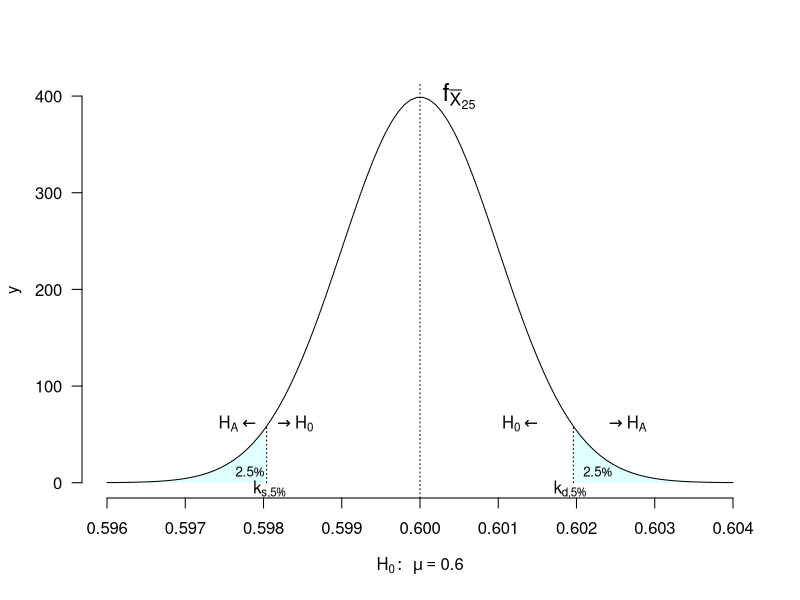

R code for this plot:
# TODO: Add comment
# 
# Author: ortellic
###############################################################################


pdf(file="grafici/k005TestBilaterale.pdf")
# test bilaterale

f <- function(x) {
	sigma2=0.001^2
	exp(-1/(2*sigma2)*(x-0.6)^2)/sqrt(2*pi*sigma2)
}


x <- seq(0.596,0.604,length.out = 100)
y <- f(x)

xPol1 <- c(0.596,seq(0.596,0.59804,by=0.0001))
yPol1 <- c(0,f(xPol1),0)
xPol1 <- c(0.596,xPol1,0.59804)

xPol2 <- c(0.60196,seq(0.60196,0.604,by=0.0001))
yPol2 <- c(0,f(xPol2),0)
xPol2 <- c(0.60196,xPol2,0.604)

xPol <- c(xPol1,NA,xPol2)
yPol <- c(yPol1,NA,yPol2)


plot(x,y,type="l",axes=FALSE, 
		xlab=expression(H[0]:~ ~mu==0.6),
		ylab="y",
		panel.first=polygon(xPol,yPol,col="lightcyan",border = NA)
)

Axis(at=seq(0.596,0.604,by=0.001),side=1)
Axis(side=2,las=1)

abline(v=0.6,lty=3)


lines(x=c(0.59804,0.59804),y=c(0,f(0.59804)),lty=3)
lines(x=c(0.60196,0.60196),y=c(0,f(0.60196)),lty=3)

text(0.60196+0.00016,f(0.60196),expression(phantom(0) %->% H[A]),cex=1,pos=4)
text(0.60196-0.00016,f(0.60196),expression(H[0] %<-% phantom(0)),cex=1,pos=2)


text(0.59804+0.00016,f(0.59804),expression(H[A] %<-% phantom(0)),cex=1,pos=2)
text(0.59804-0.00016,f(0.59804),expression(phantom(0) %->% H[0]),cex=1,pos=4)


text(0.6005,400,expression(f[bar(X)[25]]),cex=1.5)
text(0.60196,10,expression(paste(2.5, symbol("%"))),cex=0.8,pos=4)
text(0.59814,10,expression(paste(2.5, symbol("%"))),cex=0.8,pos=2)

text(0.59808,-7,expression(k[paste(s,",",5,symbol("%"))]),cex=1)
text(0.60192,-7,expression(k[paste(d,",",5,symbol("%"))]),cex=1)

dev.off()
